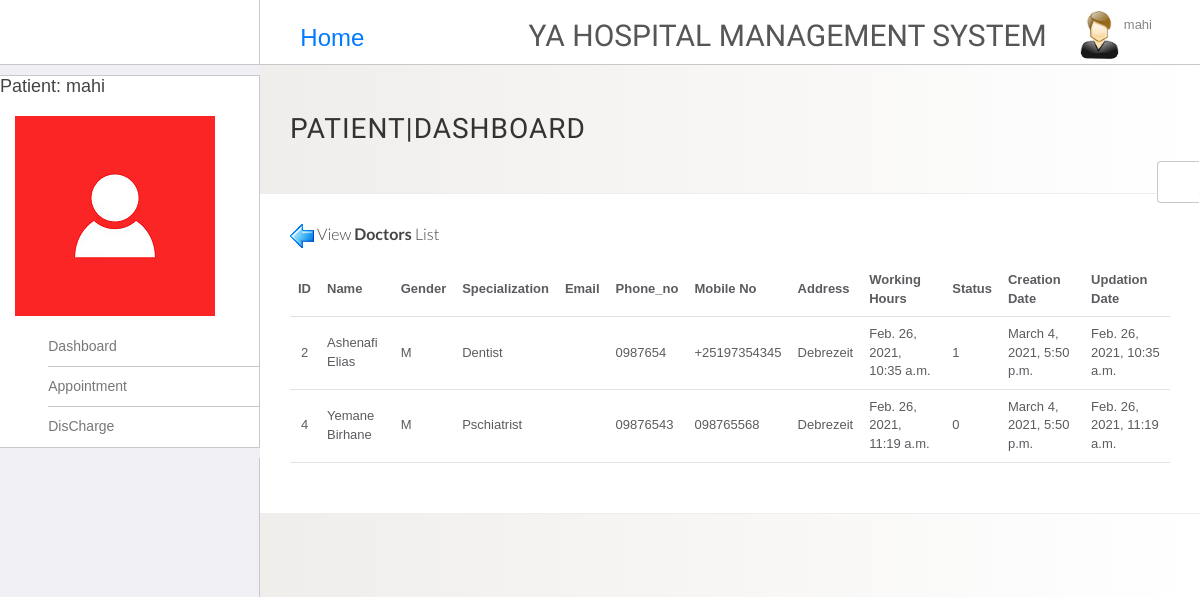
Screenshot of /users/doctors_list/ (signed in) with the database file from the repository.
### users/models.py (models this page shows, shortened)
class Patient(models.Model):
    patient = models.OneToOneField(User, default="", on_delete=models.CASCADE)
    a = 'A'
    aa = 'A+'
    b = 'B'
    bb = 'B+'
    ab = 'AB'
    oo = 'O+'
    o ='O-'
    blood_choice = (
        (a , 'A'),
        (aa , 'A+'),
        (b , 'B'),
        (bb , 'B+'),
        (ab , 'AB'),
        (oo , 'O+'),
        (o , 'O-'),
    )
    blood_type = models.CharField(choices=blood_choice, max_length=10, blank=True, null=True)
    address = models.CharField(max_length=100, blank=True, null=True)
    mobile_no = models.CharField(max_length=20, blank=True, null=True)
    age = models.PositiveSmallIntegerField()
    Male = 'M'
    Female = 'F'
    Gender = [
        (Male, 'M'),
        (Female, 'F'),
    ]
    gender = models.CharField(max_length=1, choices=Gender, default="",)
    Active = 1
    InActive = 0
    status_choice = (
        (Active, 1),
        (InActive, 0),
    )
    status = models.IntegerField(choices=status_choice)
    image = models.ImageField(default='default.jpg', upload_to='profile_pics', blank=True, null=True)
    creation_date = models.DateTimeField(default=timezone.now)
    updation_date = models.DateTimeField(default=timezone.now)
    class Meta:
        verbose_name_plural = 'Patients'

class Doctor(models.Model):
    doctor = models.OneToOneField(User, default="", on_delete=models.CASCADE)
    specialization = models.ForeignKey(DoctorSpecialization, null=True, blank=True, on_delete=models.SET_NULL)
    address = models.CharField(max_length=100, blank=True, null=True)
    phone_no = models.CharField(max_length=20, blank=True, null=True)
    mobile_no = models.CharField(max_length=20, blank=True, null=True)
    creation_date = models.DateTimeField(default=timezone.now, blank=True, null=True)
    updation_date = models.DateTimeField(default=timezone.now)
    Male = 'M'
    Female = 'F'
    Gender = [
        (Male, 'M'),
        (Female, 'F'),
    ]
    gender = models.CharField(max_length=1, choices=Gender, default="",)
    working_hour = models.DateTimeField(default=timezone.now, blank=True, null=True)
    Active = 1
    InActive = 0
    status_choice = (
        (Active, 1),
        (InActive, 0),
    )
    status = models.IntegerField(choices=status_choice)
    image = models.ImageField(default='default.jpg', upload_to='profile_pics', blank=True, null=True)
    class Meta:
        verbose_name_plural = 'Doctors'

class DoctorSpecialization(models.Model):
    specialization = models.CharField(max_length=50)
    creation_date = models.DateTimeField(default=timezone.now)
    updation_date = models.DateTimeField(default=timezone.now)
    class Meta:
        verbose_name_plural = 'Doctors Specialization'
    def __str__(self):
        return self.specialization

### users/views.py (the view)
# urls.py: path('doctors_list/', DoctorsListView.as_view(), name='doctors_list'),
class DoctorsListView(LoginRequiredMixin, ListView):
    model = Doctor
    template_name = 'doctors_list.html'
    context_object_name = 'doctors'

### templates/doctors_list.html
{% extends 'main.html' %}
{% load static %}
{% block content %}
  <div class="container-fluid container-fullw bg-white">
    <div class="row">
      <div class="col-md-12">
        <h5 class="over-title margin-bottom-15"> <a href="{% url 'main-home' %}"><img src="{% static 'images/back.ICO' %}" alt=""> </a>View <span class="text-bold">Doctors</span> List</h5>
      <table class="table table-hover" id="sample-table-1">
          <thead>
            <tr>
              <th class="center">ID</th>
              <th>Name</th>
              <th>Gender</th>
              <th>Specialization</th>
              <th>Email</th>
              <th>Phone_no</th>
              <th>Mobile No</th>
              <th>Address</th>
              <th>Working Hours</th>
              <th>Status</th>
              <th>Creation Date</th>
              <th>Updation Date </th>
            </tr>
          </thead>
        {% for doctor in doctors %}
          <tbody>
            <tr>
              <td class="center">{{doctor.id}}</td>
              <td class="hidden-xs">{{doctor.doctor.first_name}} {{doctor.doctor.last_name}}</td>
              <td>{{doctor.gender}}</td>
              <td>{{doctor.specialization}}</td>
              <td>{{doctor.email}}</td>
              <td>{{doctor.phone_no}}</td>
              <td>{{doctor.mobile_no}}</td>
              <td>{{doctor.address}}</td>
              <td>{{doctor.working_hour}}</td>
              <td>{{doctor.status}}</td>
              <td>{{doctor.creation_date}}</td>
              <td>{{doctor.updation_date}}</td>
            </tr>
           </tbody>
         {% endfor %}
         </table>
        </div>
      </div>
    </div>
{% endblock content %}

### templates/main.html (shortened to what this page needs)
{% load static %}
<!DOCTYPE html>
<html lang="en">
	<head>
    <link rel="stylesheet" href="{% static 'css/themes/theme-1.css' %}" id="skin_color" />
		<link rel="stylesheet" href="{% static 'vendor/bootstrap/css/bootstrap.min.css' %}">
		<link rel="stylesheet" href="{% static 'vendor/fontawesome/css/font-awesome.min.css' %}">
		<link rel="stylesheet" href="{% static 'vendor/themify-icons/themify-icons.min.css' %}">
		<link href="{% static 'vendor/animate.css/animate.min.css' %}" rel="stylesheet" media="screen">
		<link href="{% static 'vendor/perfect-scrollbar/perfect-scrollbar.min.css' %}" rel="stylesheet" media="screen">
		<link href="{% static 'vendor/switchery/switchery.min.css' %}" rel="stylesheet" media="screen">
		<link href="{% static 'vendor/bootstrap-touchspin/jquery.bootstrap-touchspin.min.css' %}" rel="stylesheet" media="screen">
		<link href="{% static 'vendor/select2/select2.min.css' %}" rel="stylesheet" media="screen">
		<link href="{% static 'vendor/bootstrap-datepicker/bootstrap-datepicker3.standalone.min.css' %}" rel="stylesheet" media="screen">
		<link href="{% static 'vendor/bootstrap-timepicker/bootstrap-timepicker.min.css' %}" rel="stylesheet" media="screen">
		<link rel="stylesheet" type="text/css" href="{% static 'main/css/bootstrap.min.css' %}">
		<link rel="stylesheet" href="{% static 'css/styles.css' %}">
		<link rel="stylesheet" href="{% static 'css/plugins.css' %}">
		<link rel="stylesheet" type="text/css" href="{% static 'main.css' %}">
	</head>
	<body>
		<div id="app">
      <div class="sidebar app-aside" id="sidebar">
      				<div class="sidebar-container perfect-scrollbar">
      						<ul class="nav navbar-left">
      								<li  style="padding-top:5% ">
                        {% if user.admin %}
                          <h4>Admin: {{user.username}}</h4>
                          {% elif user.doctor %}
                            <h4>Doctor: {{user.username}}</h4>
                        {% elif user.patient %}
								          <h4>Patient: {{user.username}}</h4>
                        {% else %}
                          <h4>User: {{user.username}}</h4>
                        {% endif %}
      							</li>
    							<li>
                    {% if user.admin %}
      								<a href class="dropdown-toggle" data-toggle="dropdown">
      									<img src="{{ user.admin.image.url }}" alt="profile" > <span class="username"></i></span></a>
                    {% elif user.doctor %}
                      <a href class="dropdown-toggle" data-toggle="dropdown">
                      <img src="{{ user.doctor.image.url }}" alt="profile" > <span class="username"></i></span></a>
                    {% elif user.patient %}
                        <a href class="dropdown-toggle" data-toggle="dropdown">
                        <img src="{{ user.patient.image.url }}" alt="profile" > <span class="username"></i></span></a>
                    {% else %}
                        <a href class="dropdown-toggle" data-toggle="dropdown">
                          <img src="{% static 'images/avatar.png' %}" alt="profile" > <span class="username"></i></span></a>
                    {% endif %}
                  </li>
                    </ul>
            <nav>
  						<ul class="main-navigation-menu">
                {% if user.admin %}
                <li>
                  <a href="{% url 'main-home' %}">
                    <div class="item-content">
                      <div class="item-media">
                        <i class="ti-home"></i>
                      </div>
                      <div class="item-inner">
                        <span class="title"> Dashboard </span>
                      </div></div></a></li>
                <li>
                  <a href="{% url 'doctor' %}">
                    <div class="item-content">
                      <div class="item-media">
                        <i class="ti-pencil-alt"></i>
                      </div>
                      <div class="item-inner">
                        <span class="title"> Doctor </span>
                      </div>
                    </div>
                  </a>
                </li>
                <li>
                  <a href="{% url 'patient' %}">
                    <div class="item-content">
                      <div class="item-media">
                        <i class="ti-pencil-alt"></i>
                      </div>
                      <div class="item-inner">
                        <span class="title"> Patient </span>
                      </div>
                    </div>
                  </a>
                </li>
                <li>
                  <a href="{% url 'appointment' %}">
                    <div class="item-content">
                      <div class="item-media">
                        <i class="ti-pencil-alt"></i>
                      </div>
                      <div class="item-inner">
                        <span class="title"> Appointment </span>
                      </div>
                    </div>
                  </a>
                </li>
                {% elif user.patient %}
                <li>
                  <a href="{% url 'main-home' %}">
                    <div class="item-content">
                      <div class="item-media">
                        <i class="ti-home"></i>
                      </div>
                      <div class="item-inner">
                        <span class="title"> Dashboard </span>
                      </div></div></a></li>
                <li>
                  <a href="{% url 'appointment' %}">
                    <div class="item-content">
                      <div class="item-media">
                        <i class="ti-pencil-alt"></i>
                      </div>
                      <div class="item-inner">
                        <span class="title"> Appointment </span>
                      </div>
                    </div>
                  </a>
                </li>
                <li>
                  <a href="{% url 'discharge_patient' %}">
                    <div class="item-content">
                      <div class="item-media">
                        <i class="ti-pencil-alt"></i>
                      </div>
                      <div class="item-inner">
                        <span class="title"> DisCharge </span>
                      </div>
                    </div>
                  </a>
                </li>
                {% endif %}
  						</ul>
  					</nav>
      					</div>
      			</div>
			<div class="app-content">
        <header class="navbar navbar-default navbar-static-top ">
        					<div class="navbar-header ">
        						<a href="#" class="sidebar-toggler pull-right visible-md visible-lg" data-toggle-class="app-sidebar-closed" data-toggle-target="#app">
        							<i class="ti-align-justify"></i>
        						</a>
        					</div>
        					<div class="navbar-collapse collapse">
                    <ul class="nav navbar-nav">
                      <h3 style="margin-top:25px;"><a class="nav-item nav-link text-black" href="{% url 'main-home' %}"><i class="fa fa-home" aria-hidden="true"></i> Home</a></h3>
                   </ul>
        						<ul class="nav navbar-right">
        								<li  style="padding-top:2% ">
                          <a href="{% url 'main-home' %}">
        								<h2>YA Hospital Management System</h2></a>
        							</li>
        							<li class="dropdown current-user">
        								<a href class="dropdown-toggle" data-toggle="dropdown">
        									<img src="{% static 'images/images.jpg' %}"> <span class="username">
                            {{ user.username }}
                         <i class="ti-angle-down"></i></i></span>
        								</a>
        							</li>
        						</ul>
        					</div>
        				</header>
				<div class="main-content" >
					<div class="wrap-content container" id="container">
						<section id="page-title">
							<div class="row">
								<div class="col-sm-8">
									<h1 class="mainTitle">
                    {% if user.admin %}
                      Admin|Dashboard
                    {% elif user.doctor %}
                      Doctor|Dashboard
                    {% elif user.patient %}
                      Patient|Dashboard
                    {% else %}
                      User|Dashboard
                    {% endif %}</h1>
										</div>
							</div>
						</section>
            {% block content %}
            {% endblock content %}
					</div>
				</div>
			</div>
      <div class="settings panel panel-default hidden-xs hidden-sm" id="settings">
      				<button ct-toggle="toggle" data-toggle-class="active" data-toggle-target="#settings" class="btn btn-default">
      					<i class="fa fa-spin fa-gear"></i>
      				</button>
      				</div>
      			</div>
	</body>
</html>

### static/css/themes/theme-1.css (style rules this page uses)
body { background: #FAFAFA; }
header .navbar-header { background: #ffffff !important; border-right-color: #c8c7cc !important; border-bottom-color: #c8c7cc !important; }
header .navbar-header .sidebar-toggler, header .navbar-header .sidebar-mobile-toggler { color: #007aff !important; }
header .navbar-collapse { background: #ffffff !important; border-bottom-color: #c8c7cc !important; box-shadow: none !important; }
header .navbar-collapse .navbar-right > li > a { color: #777; }
header .navbar-collapse .navbar-right > li > a i { color: #007aff !important; }
#sidebar { background: #EFEFF4 !important; }
#sidebar:before { border-right-width: "1px" !important; border-right-style: solid; border-right-color: #c8c7cc !important; }
#sidebar nav { border-right-width: "1px" !important; border-right-style: solid; border-right-color: #c8c7cc !important; }
#sidebar nav > ul { background: #ffffff !important; border-bottom-color: #c8c7cc !important; border-top-color: #c8c7cc !important; }
#sidebar nav > ul > li > a .item-media > i { color: #007aff !important; }
#sidebar nav > ul > li > a .item-inner { color: #777 !important; border-bottom-color: #c8c7cc; }

### static/css/plugins.css (style rules this page uses)
.perfect-scrollbar { overflow-y: hidden !important; }

### static/main.css (style rules this page uses)
body { background: #fafafa; color: #333333; margin-top: 5rem; }
h1, h2, h3, h4, h5, h6 { color: #444444; }
ul { margin: 0; }
body { margin: 0; background-image: linear-gradient(to right, #ECE9E6 , #FFFFFF); }

### rows the page displays
Doctor: id "2", doctor.first_name "Ashenafi", doctor.last_name "Elias", gender "M", specialization "Dentist", phone_no "0987654", mobile_no "+25197354345", address "Debrezeit", working_hour "Feb. 26, 2021, 10:35 a.m.", status "1", creation_date "March 4, 2021, 5:50 p.m.", updation_date "Feb. 26, 2021, 10:35 a.m."
Doctor: id "4", doctor.first_name "Yemane", doctor.last_name "Birhane", gender "M", specialization "Pschiatrist", phone_no "09876543", mobile_no "098765568", address "Debrezeit", working_hour "Feb. 26, 2021, 11:19 a.m.", status "0", creation_date "March 4, 2021, 5:50 p.m.", updation_date "Feb. 26, 2021, 11:19 a.m."

### other values shown
{{ user.username }} "mahi"
